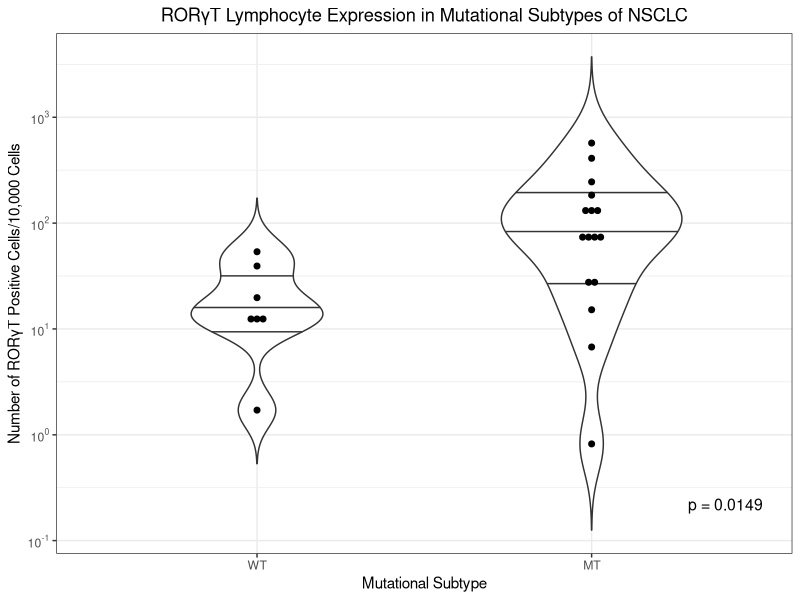

Here is the R script that generated this plot:
## Analysis Scripts ##



# Creating Violin Plots #
# Just using the data for all MT vs all WT for TRACERx at the moment to develop

# setwd
setwd("L:/Richard B/Analysis/2019/February 2019/RORgT_IHC_060219/analysis/all_mt_vs_wt")

# Load ggplot2, scales and ggpmisc
library(ggplot2)
library(scales)
library(ggpubr)

# Import CSV created in excel
all_mt_vs_wt <- read.csv("all_mt_vs_wt.csv")

# Re-order the x axis 'WT' and 'MT' from the defult alphabetised
all_mt_vs_wt$mutation <- factor(all_mt_vs_wt$mutation, levels = c("WT", "MT"))

# Violin Plot
## Change the p value - should be a way of automating this but not got time now
plot1 <- ggplot(all_mt_vs_wt, aes(mutation, rorgt)) + geom_violin(trim = F, scale = "count", draw_quantiles = c(0.25, 0.5, 0.75)) + 
  scale_y_log10(breaks = trans_breaks("log10", function(x) 10^x), 
                labels = trans_format("log10", math_format(10^.x))) + theme_bw() +
  ggtitle("RORγT Lymphocyte Expression in Mutational Subtypes of NSCLC") + theme(plot.title = element_text(hjust = 0.5))

plot2 <- plot1 + xlab("Mutational Subtype") + ylab("Number of RORγT Positive Cells/10,000 Cells") +
   geom_dotplot(binaxis = "y", stackdir = "center", dotsize = 0.5, color = "Black", fill = "Black") +
  annotate("text", label = "p = 0.0149", x = 2.4, y = 0.22, size = 4)
plot2



# Mann-Whitney U Test#

# Import CSV created in excel
## Or use the same dataframe from previous
all_mt_vs_wt <- read.csv("all_mt_vs_wt.csv")

# Subsetting dependent on if WT or MT
s_wt <- all_mt_vs_wt[all_mt_vs_wt$mutation == "WT", ]
s_mt <- all_mt_vs_wt[all_mt_vs_wt$mutation == "MT", ]

wt_rorgt <- s_wt$rorgt
mt_rorgt <- s_mt$rorgt

# Running the Mann-Whitney U Test ('wilcox.test')

result <- wilcox.test(wt_rorgt, mt_rorgt)
result
